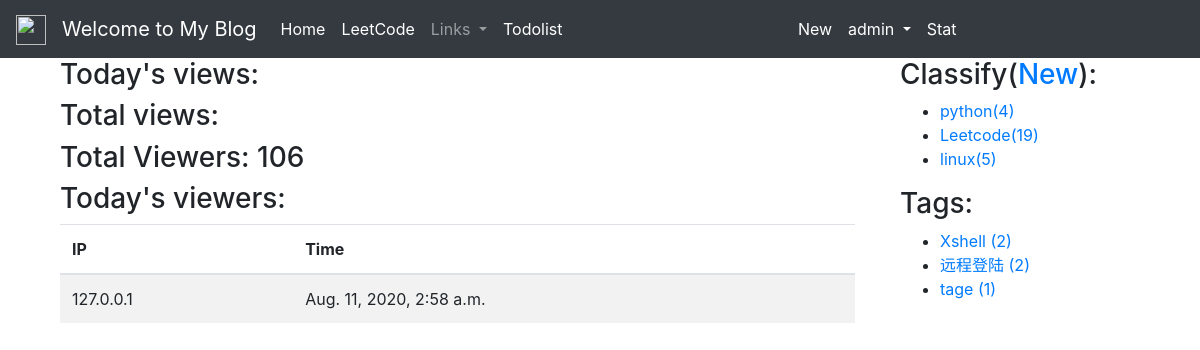
Screenshot of /user_stat/ (signed in) with the database file from the repository.
### blog/models.py (models this page shows, shortened)
class Website_views(models.Model):
    nid = models.AutoField(primary_key=True)
    views = models.IntegerField()

class view_ip(models.Model):
    nid = models.AutoField(primary_key=True)
    user_ip = models.CharField(max_length=15, null=False)
    create_time = models.DateTimeField(auto_now_add=True)
    national=models.CharField(max_length=20,null=True)

class BlogClassify(models.Model):
    title = models.CharField(max_length=100, blank=True)
    created = models.DateTimeField(default=timezone.now)

class Tag(models.Model):
    name = models.CharField(max_length=100)

### blog/views.py (the view)
# urls.py: path('user_stat/',views.user_stat,name='user_stat'),
def user_stat(request):
    ipFinder()
    total_views = Website_views.objects.first()
    user_ip = view_ip.objects.all()
    view_ip_historys=view_ip_history.objects.all().order_by('create_time')
    dict_d={}
    stat_data=[]
    for obj in view_ip_historys:
        ct = obj.create_time
        x=str(ct)
        x=x[:10]
        if x not in dict_d:
            dict_d[x]=1
        else:
            dict_d[x]+=1
        if not stat_data:
            stat_data.append(x)
        else:
            if x!=stat_data[-1]:
                stat_data.append(x)
    listx=stat_data
    listy=[dict_d[x] for x in listx]
    dict_national={}
    for obj in view_ip_historys:
        national=obj.national
        if national not in dict_national:
            dict_national[national]=1
        else:
            dict_national[national]+=1
    list_national=[]
    list_count=[]
    for k,v in dict_national.items():
        list_national.append(k)
        list_count.append(v)
    today_dict_national={}
    for obj in user_ip:
        national=obj.national
        if national not in today_dict_national:
            today_dict_national[national]=1
        else:
            today_dict_national[national]+=1
    today_list_national=[]
    today_list_count=[]
    for k,v in today_dict_national.items():
        today_list_national.append(k)
        today_list_count.append(v)
    context = {
        'total_views': total_views,
        'user_ips': user_ip,
        'view_ip_historys':view_ip_historys,
        'listx':listx,
        'listy':listy,
        'list_national':list_national,
        'list_count':list_count,
        'today_list_count':today_list_count,
        'today_list_national':today_list_national,
    }
    return render(request, 'blog/userstat.html', context)

### blog/templatetags/blog_extras.py (called while the page is built)
@register.inclusion_tag('blog/inclusions/_classify.html',takes_context=True)
def show_classify(context):
    classify_list = BlogClassify.objects.annotate(num_posts=Count('blog')).filter(num_posts__gt=0)
    return {
        'classify_list': classify_list,
    }

@register.inclusion_tag('blog/inclusions/_tags.html', takes_context=True)
def show_tags(context):
    tag_list = Tag.objects.annotate(num_posts=Count('blog')).filter(num_posts__gt=0)
    return {
        'tag_list': tag_list,
    }

### templates/blog/userstat.html (shortened to what this page needs)
{% extends "base.html" %}
{% load staticfiles %}
{% block content %}
<div class="container">
    <h3>Today's views:</h3>
    <h3>Total views:</h3>
    <h3>Total Viewers: {{total_views.views}}</h3>
    <h3>Today's viewers:</h3>
    <table class="table table-striped">
      <thead>
        <tr>
          <th scope="col">IP</th>
          <th scope="col">Time</th>
        </tr>
      </thead>
        {% for user_ip in user_ips%}
          <tbody>
            <tr>
              <td>{{user_ip.user_ip}}</td>
              <td>{{user_ip.create_time}}</td>
            </tr>
          {% endfor %}
      </tbody>
</table>
</div>
{% endblock content %}

### templates/header.html (shortened to what this page needs)
{% load notifications_tags %}
<nav class="navbar navbar-expand-lg navbar-dark bg-dark sticky-top">
  <a class="navbar-brand" href="#">
    <img src="https://tse1-mm.cn.bing.net/th/id/OIP.kQ3Ds3GeMrpIxpxMAPzIDgHaE7?w=300&h=199&c=7&o=5&pid=1.7" width="30" height="30" alt="">
  </a>
  <a class="navbar-brand" href="{% url 'blog:blog_list' %}">Welcome to My Blog</a>
  <div class="collapse navbar-collapse " id="navbarSupportedContent">
    <ul class="navbar-nav mr-auto">
      <li class="nav-item active">
        <a class="nav-link" href="{% url 'blog:blog_list' %}">Home <span class="sr-only">(current)</span></a>
      </li>
        <li>
        <a class="nav-link active" href="{% url 'blog:blog_list_leetcode' %}">LeetCode</a>
      </li>
      <li class="nav-item dropdown">
        <a class="nav-link dropdown-toggle" href="#" id="navbarDropdown" role="button" data-toggle="dropdown" aria-haspopup="true" aria-expanded="false">
          Links
        </a>
      </li>
        <li>
        <a class="nav-link active" href="{% url 'record:todolist_list' %}">Todolist</a>
      </li>
    </ul>
  <ul class="navbar-nav mr-auto">
    {% if user.is_authenticated %}
          <li class="nav-item">
            <a class="nav-link active" href="{% url 'blog:blog_create' %}">New</a>
          </li>
          <li class="nav-item dropdown">
            <a class="nav-link dropdown-toggle active" href="#" id="navbarDropdownuserprofile" role="button" data-toggle="dropdown" aria-haspopup="true" aria-expanded="false">
              {{ user.username }}
            </a>
          </li>
    {% endif %}
      <li>
        <a class="nav-link active" href="{% url 'blog:user_stat' %}">Stat</a>
      </li>
    </ul>
  </div>
</nav>

### templates/blog/inclusions/_classify.html
<div class="">
  <h3 class="">Classify(<a href="{% url 'blog:classify_add' %}">New</a>):</h3>
  <ul>
    {% for classify in classify_list %}
    {% if classify.title == 'Leetcode' %}
    <li>
        <a href="{% url 'blog:blog_list_leetcode' %}?classify={{ classify.id }}">{{ classify.title }}<span class="post-count">({{ classify.num_posts }})</span></a>
      </li>
    {% else %}
      <li>
        <a href="{% url 'blog:blog_list' %}?classify={{ classify.id }}">{{ classify.title }}<span class="post-count">({{ classify.num_posts }})</span></a>
      </li>
    {% endif %}
    {% empty %}
      暂无分类！
    {% endfor %}
  </ul>
</div>

### templates/blog/inclusions/_tags.html
<div class="widget widget-tag-cloud">
  <h3 class="widget-title">Tags:</h3>
  <ul>
    {% for tag in tag_list %}
      <li>
        <a href="{% url 'blog:blog_list' %}?tag={{ tag.id }}">{{ tag.name }} <span class="post-count">({{ tag.num_posts }})</span></a>
      </li>
    {% empty %}
      暂无标签！
    {% endfor %}
  </ul>
</div>

### rows the page displays
Website_views: views "106"
view_ip: user_ip "127.0.0.1", create_time "Aug. 11, 2020, 2:58 a.m."
BlogClassify: title "python", num_posts "4"
BlogClassify: title "Leetcode", num_posts "19"
BlogClassify: title "linux", num_posts "5"
Tag: name "Xshell", num_posts "2"
Tag: name "远程登陆", num_posts "2"
Tag: name "tage", num_posts "1"

### other values shown
{{ user.username }} "admin"
